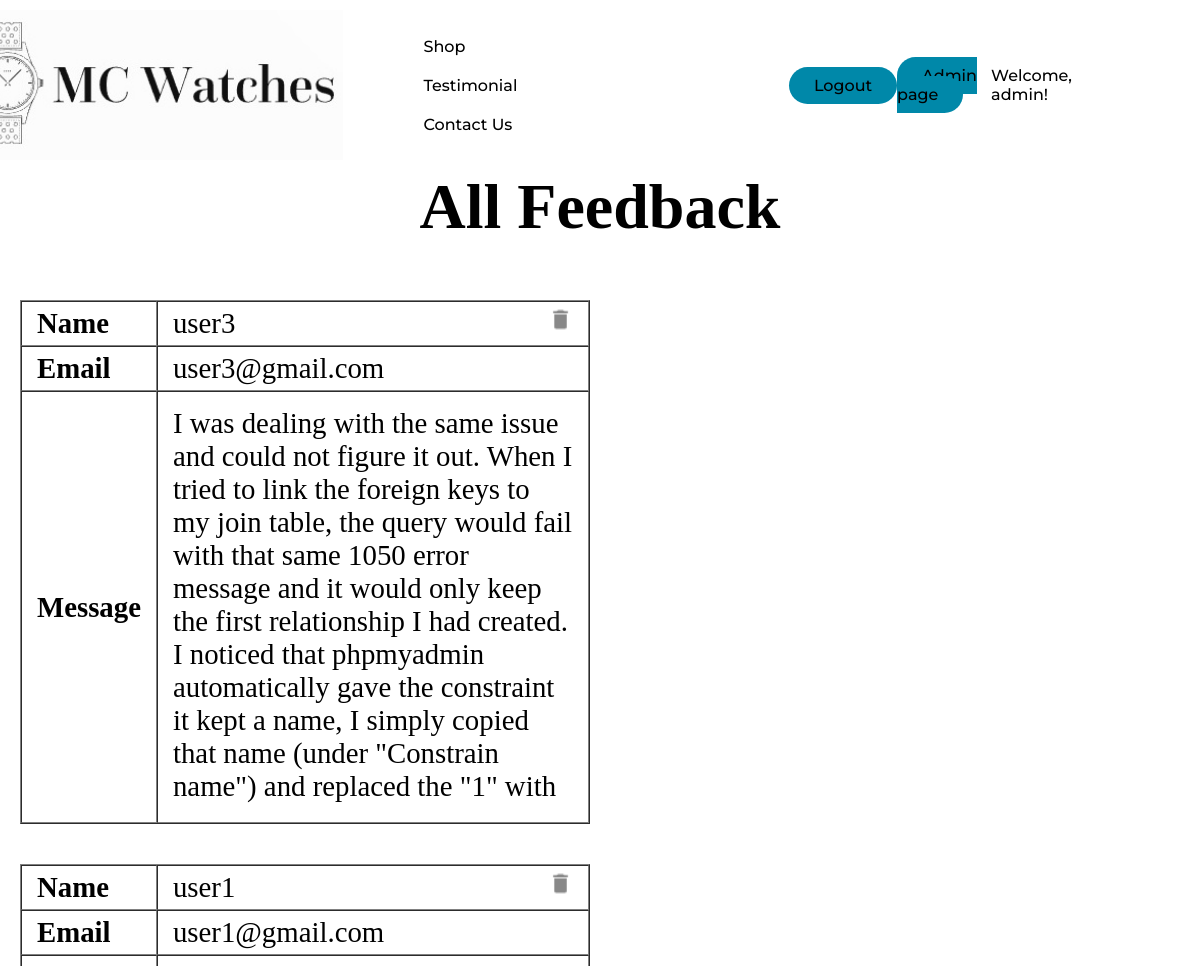
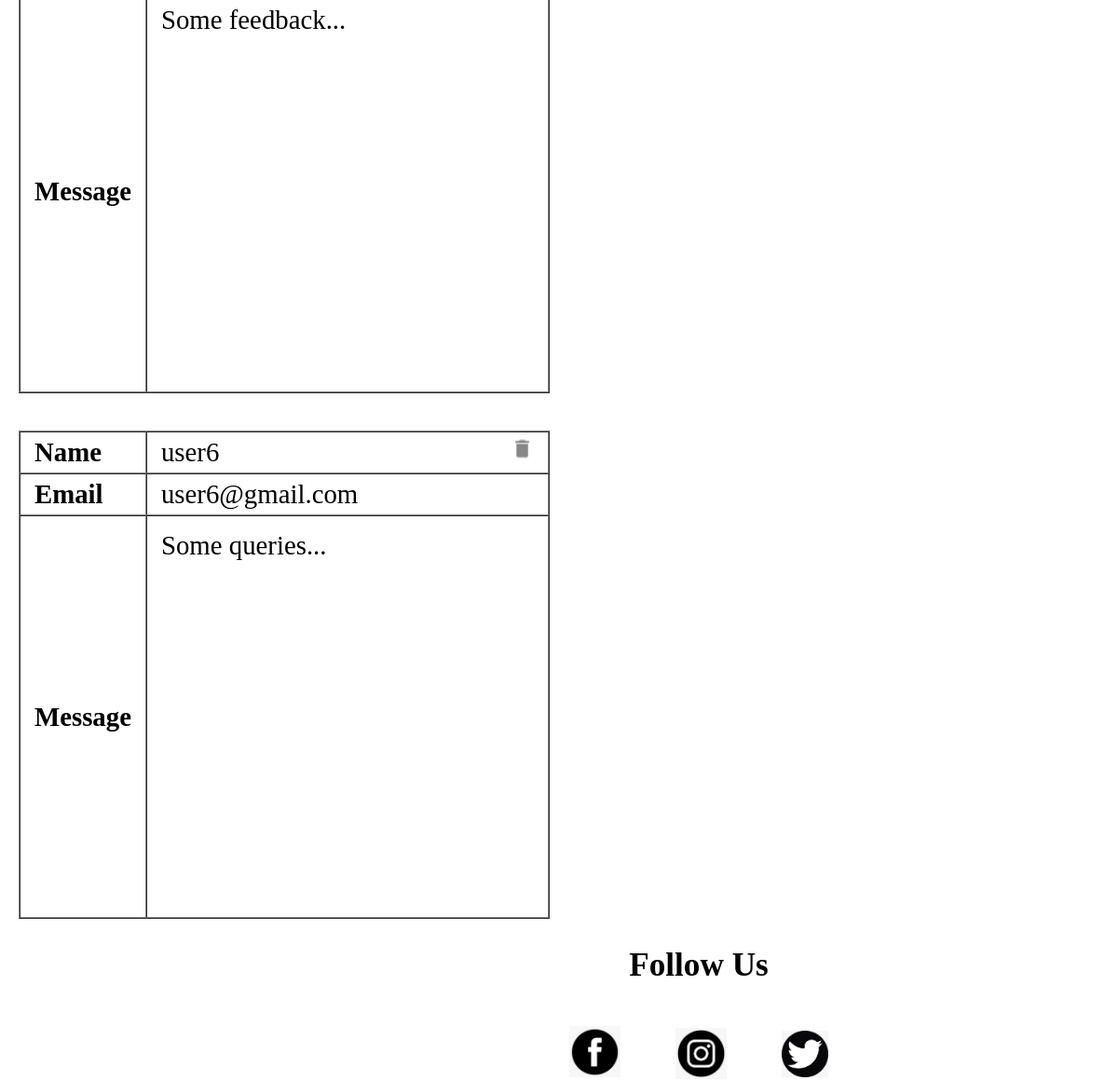
Page /trackcontactus.php (signed in) on the earlier database version (2 pictures, top to bottom).
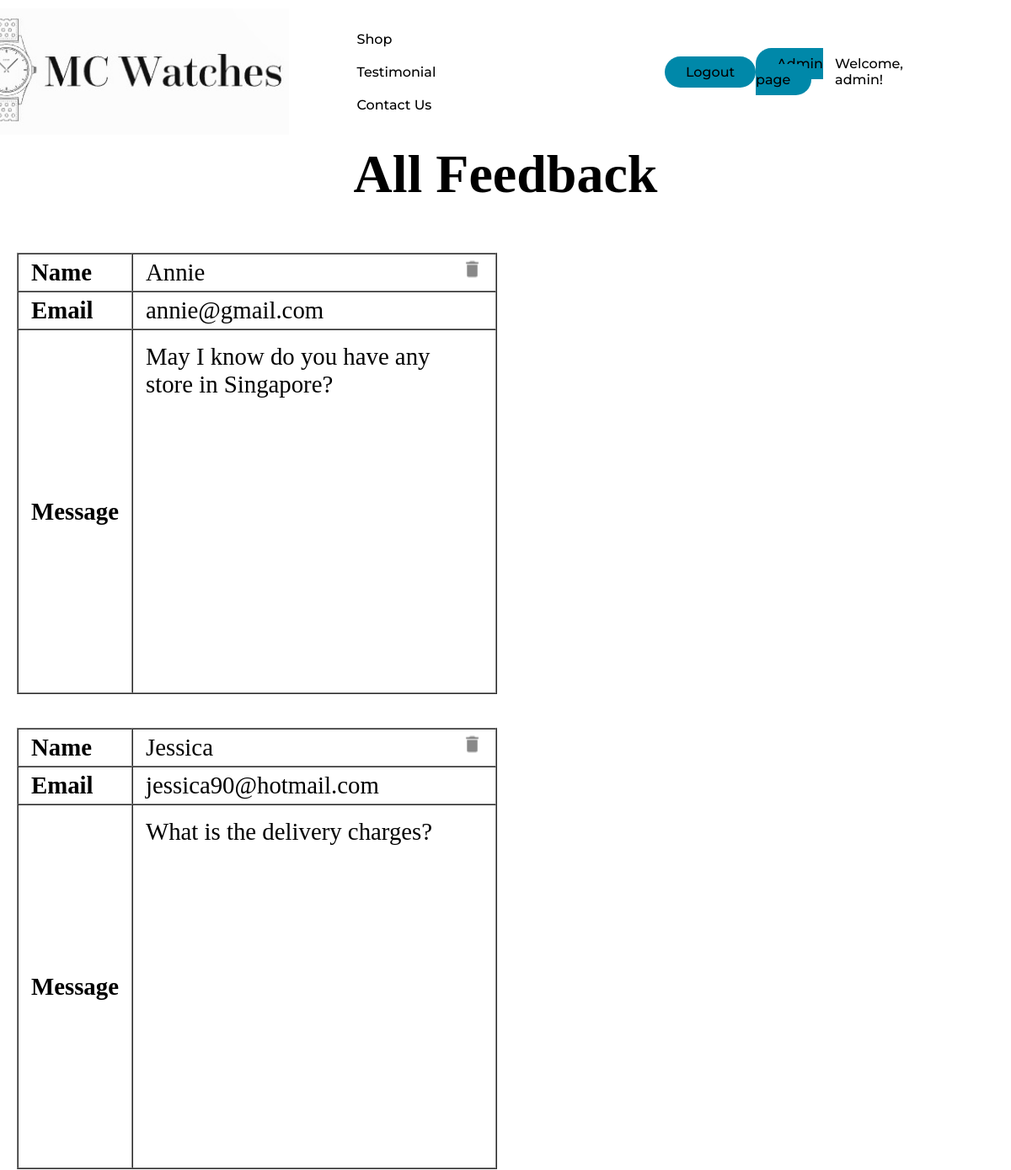
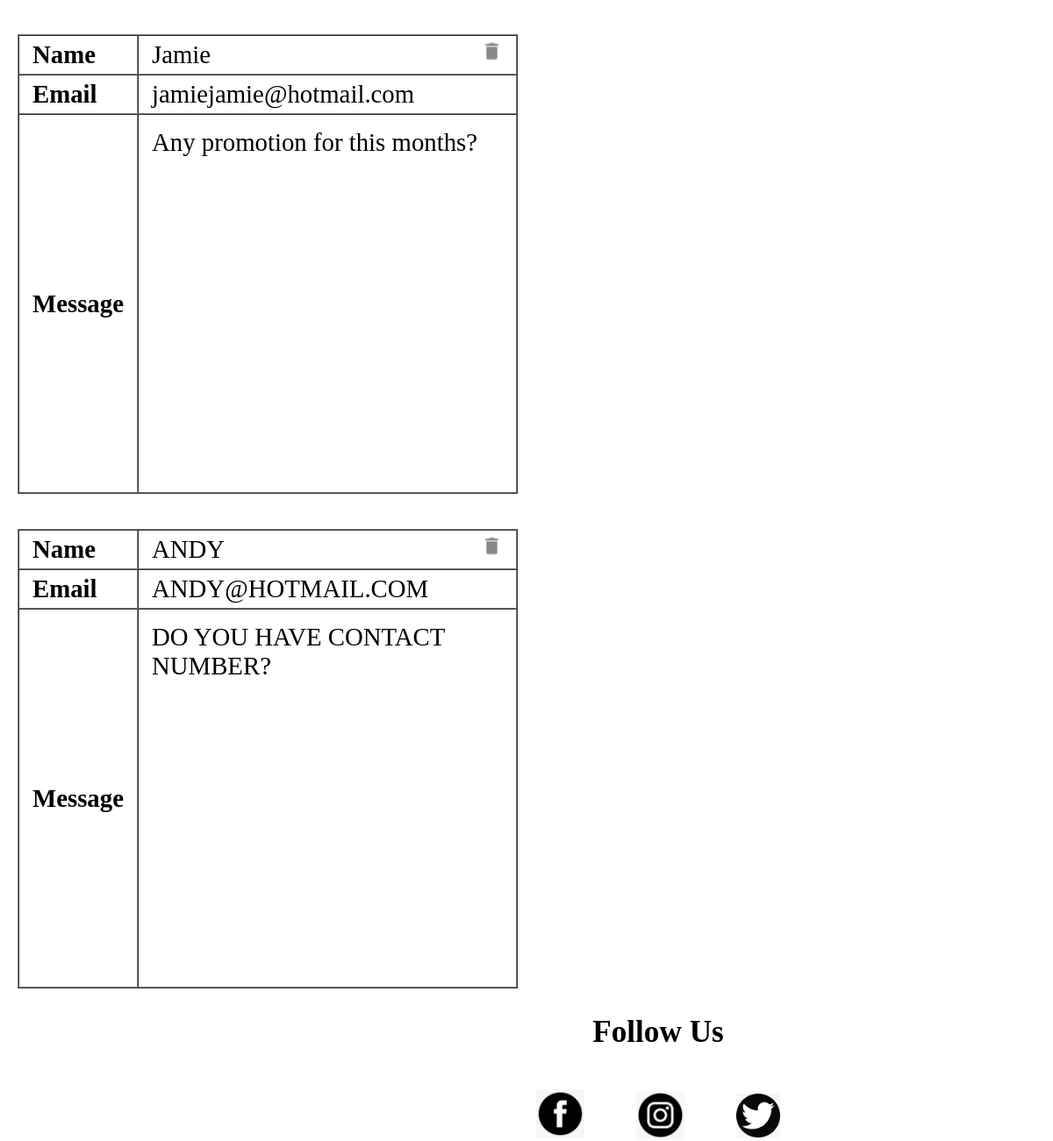
Same page on the later database version (2 pictures, top to bottom).
### tables this page shows
CREATE TABLE `feedback` (
  `id` int(10) NOT NULL,
  `name` varchar(255) NOT NULL,
  `email` varchar(255) NOT NULL,
  `msg` varchar(1000) NOT NULL
);

### trackcontactus.php (the view, shortened to what this page needs)
<?php
include("header.php");
require_once("db.php");
$contactusquery = 'SELECT * FROM feedback';
$result = mysqli_query($con, $contactusquery);
$trackResult = mysqli_fetch_all($result, MYSQLI_ASSOC);
?>
<html>
<head>
</head>
<h1 style="text-align: center; font-size: 4em;">All Feedback</h1><br><br>
  <?php
  foreach ($trackResult as $trackResult){
  ?>
  <div style="padding: 20px; float: left;">
  <table border ="1" cellspacing="0" cellpadding="10" style="font-size: 1.8em;">
   <tr >
      <td style="padding: 5px 15px; font-weight: bold;">Name</td>
      <td style="padding: 5px 15px;"><?php echo $trackResult['name']; ?><a style="float: right;"href="trackcontactus.php?action=del&id=<?php echo $trackResult["id"]; ?>"class="btnRemoveMessage"><img src="icon-delete.png" height="25"/></td>
    </tr>
    <tr>
      <td style="padding: 5px 15px; font-weight: bold;">Email</td>
      <td style="padding: 5px 15px;"><?php echo $trackResult['email']; ?></td>
    </tr>
    <tr>
      <td style="padding: 5px 15px; font-weight: bold;">Message</td>
      <td style="padding: 15px 15px;"><div style="height: 400px; width: 400px; overflow: auto;"><?php echo $trackResult['msg']; ?></div></td>
     </tr>
  </table>
  </div>
  <?php
  }
  ?>
</html>
<?php
include("footer.php");
?>

### header.php (shortened to what this page needs)
<head>
</head>
<header>
        <a href="index.php"><img class="logo" src="image/MCWatchLogo.jpg" height="150" alt="logo"><a>
        <nav>
            <ul class="nav__links">
                <li><a href="products.php">Shop</a></li>
                <li><a href="testimonial.php">Testimonial</a></li>
                <li><a href="contactus.php">Contact Us</a></li>
            </ul>
        </nav>
        <a id="logout" href="logout.php"><button>Logout</button></a>
        <?php
        if($_SESSION){
        ?>
        <div id="admin-button"><a href="admin.php" style="padding: 9px 25px;
    background-color: rgba(0, 136, 169, 1);
    border: none;
    border-radius: 50px;
    cursor: pointer;
    transition: all 0.3s ease 0s;">Admin page</a></li></div>
        <p style="font-family: Montserrat, sans-serif;
        font-weight: 500;
        font-size: 16px;
        color: black;
        text-decoration: none;">Welcome, <?php echo $_SESSION['username']; ?>!</p>
        <?php
        }
        ?>
</header>

### footer.php (shortened to what this page needs)
<footer style="bottom: 0; width: 80%;">
            <h2 style="margin-left: 250px;">Follow Us
            <div>
                <br>
            <a href="https://www.facebook.com/" target="_blank" style="margin-right:50px;"><img class="fb"src="image/facebook.jfif" width="55px" height="55px" style="position: relative; top: 5px;"></a>
            <a href="https://www.instagram.com/" target="_blank" style="margin-right:50px;"><img class="instagram"src="image/instagram.jfif" width="55px" height="55px" style="position: relative; top: 7px;"></a>
            <a href="https://twitter.com/" target="_blank"><img class="twitter"src="image/twitter.jfif" width="50px" height="50px" style="position: relative; top: 5px;"></a>
            </div>
            </h2>
        </footer>

### header.php (style rules this page uses)
* { box-sizing: border-box; margin: 0; padding: 0; background-color: white; }
li, a, button { font-family: "Montserrat", sans-serif; font-weight: 500; font-size: 16px; color: black; text-decoration: none; }
header { display: flex; justify-content: space-between; align-items: center; padding: 10px 10%; }
.logo { cursor: pointer; margin-left: -150px; }
.nav__links { list-style: none; }
.nav__links li { display: inline-block; padding: 10px 80px; }
.nav__links li a { transition: all 0.3s ease 0s; }
button { padding: 9px 25px; background-color: rgba(0, 136, 169, 1); border: none; border-radius: 50px; cursor: pointer; transition: all 0.3s ease 0s; }

### footer.php (style rules this page uses)
footer { display: flex; justify-content: space-between; align-items: center; padding: 10px 10%; margin-left: 200px; }
footer h2 { height:15vh; bottom:0; margin:auto; width:50%; text-align: center; font-size: 2.2em; }

Differences in the rows shown:
removed feedback: name "user3", email "user3@gmail.com", msg "I was dealing with the same issue and could not figure it out. When I tried to link the foreign keys to my join table, the query would fail with that same 1050 error message and it would only keep the first relationship I had created. I noticed that phpmyadmin automatically gave the constraint it kept a name, I simply copied that name (under \"Constrain name\") and replaced the \"1\" with…"
removed feedback: name "user1", email "user1@gmail.com", msg "Some feedback..."
removed feedback: name "user6", email "user6@gmail.com", msg "Some queries..."
added feedback: name "Annie", email "annie@gmail.com", msg "May I know do you have any store in Singapore?"
added feedback: name "Jessica", email "jessica90@hotmail.com", msg "What is the delivery charges?"
added feedback: name "Jamie", email "jamiejamie@hotmail.com", msg "Any promotion for this months?"
added feedback: name "ANDY", email "ANDY@HOTMAIL.COM", msg "DO YOU HAVE CONTACT NUMBER?"
